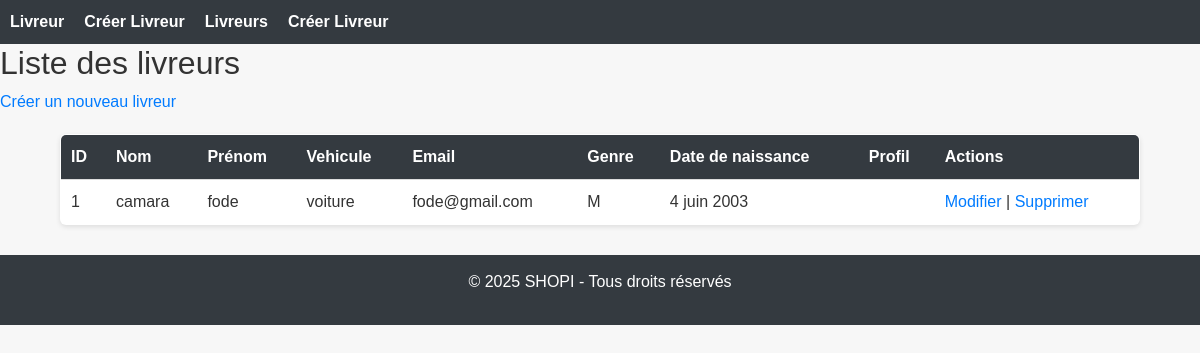
The app's page /livreur/ (signed in) with its own data.
### Livreur/models.py (models this page shows, shortened)
class Livreur(models.Model):
    nom = models.CharField(
        max_length=100,
        verbose_name="Nom",
        help_text="Nom de famille du livreur."
    )
    prenom = models.CharField(
        max_length=100,
        verbose_name="Prénom",
        help_text="Prénom du livreur."
    )
    identifiant = models.CharField(
        max_length=20,
    validators=[MinLengthValidator(20)],
        unique=True,
        verbose_name="Identifiant",
        help_text="Identifiant unique utilisé pour l'identifié."
    )
    mail = models.EmailField(
        unique=True,
        verbose_name="Adresse e-mail",
        help_text="Adresse mail utilisée pour la connexion et la communication."
    )
    telephone = models.CharField(
        max_length=15,
        unique=True,
        verbose_name="Téléphone",
        help_text="Numéro de Téléphone du livreur."
    )
    profil = models.ImageField(
        upload_to='profils_livreur/',
        blank=True,
        null=True,
        verbose_name="Photo de profil",
        help_text="Image représentant le livreur (facultative)."
    )
    GENRE_CHOIX = [
        ('M', 'Masculin'),
        ('F', 'Féminin'),
    ]
    genre = models.CharField(
        max_length=1,
        choices=GENRE_CHOIX,
        verbose_name="Genre",
        help_text="Sexe du livreur : M ou F."
    )
    date_naissance = models.DateField(
        verbose_name="Date de naissance",
        help_text="Date de naissance du livreur."
    )
    date_embauche = models.DateField(
        auto_now_add=False,
    verbose_name="Date de l'embauche",
    null=True,
    blank=True
    )
    actif = models.BooleanField(
        default=False,
        verbose_name="Statut de livreur"
    )
    vehicule = models.CharField(
        max_length=100,
        verbose_name="Voiture utilisé par le Livreur"
    )
    zone_livraison = models.CharField(
        max_length=100,
        verbose_name="Zone de livration"
    )
    mot_de_passe = models.CharField(
        max_length=255,
        verbose_name="Mot de passe",
        help_text="Mot de passe chiffré pour l'accès au compte."
    )
    date_creation = models.DateTimeField(
        auto_now_add=True,
        verbose_name="Date de création du compte"
    )
    class Meta:
        verbose_name = "livreur"
        verbose_name_plural = "livreurs"
        ordering = ['-date_creation']
        db_table = "Livreur_livreur"

### Livreur/decorators.py (the view)
    def wrapper(request, *args, **kwargs):
        if 'livreur_id' not in request.session:
            messages.warning(request, "Veuillez vous connecter pour accéder à cette page.")
            return redirect('login_livreur')
        return view_func(request, *args, **kwargs)

### Livreur/views.py (called while the page is built)
@livreur_login_required
def liste_livreurs(request):
    livreurs = Livreur.objects.all().order_by('-date_creation')
    return render(request, 'livreurs/liste_livreurs.html', {'livreurs': livreurs})

### Livreur/Templates/livreurs/liste_livreurs.html (shortened to what this page needs)
{% extends "base.html" %}
{% load static %}
{% block content %}
<h2>Liste des livreurs</h2>
<a href="{% url 'creer_livreur' %}">Créer un nouveau livreur</a>
<table border="1" cellpadding="5" cellspacing="0">
  <thead>
    <tr>
      <th>ID</th>
      <th>Nom</th>
      <th>Prénom</th>
      <th>Vehicule</th>
      <th>Email</th>
      <th>Genre</th>
      <th>Date de naissance</th>
      <th>Profil</th>
      <th>Actions</th>
    </tr>
  </thead>
  <tbody>
    {% for livreur in livreurs %}
    <tr>
      <td>{{ livreur.id }}</td>
      <td>{{ livreur.nom }}</td>
      <td>{{ livreur.prenom }}</td>
      <td>{{ livreur.vehicule }}</td>
      <td>{{ livreur.mail }}</td>
      <td>{{ livreur.genre }}</td>
      <td>{{ livreur.date_naissance }}</td>
      <td>
      </td>
      <td>
        <a href="{% url 'modifier_livreur' livreur.id %}">Modifier</a> |
        <a href="{% url 'supprimer_livreur' livreur.id %}">Supprimer</a>
      </td>
    </tr>
    {% endfor %}
  </tbody>
</table>
{% endblock %}

### static/css/style.css (style rules this page uses)
body { font-family: Arial, sans-serif; margin: 0; padding: 0; background-color: #f7f7f7; color: #333; }
a { color: #007bff; text-decoration: none; }
table { width: 90%; margin: 20px auto; border-collapse: collapse; background-color: #fff; border-radius: 6px; overflow: hidden; box-shadow: 0 2px 5px rgba(0, 0, 0, 0.1); }
table th, table td { padding: 10px; text-align: left; border-bottom: 1px solid #ddd; }
table th { background-color: #343a40; color: #fff; }

### records on screen
Livreur: id "1", nom "camara", prenom "fode", vehicule "voiture", mail "fode@gmail.com", genre "M", date_naissance "4 juin 2003"
